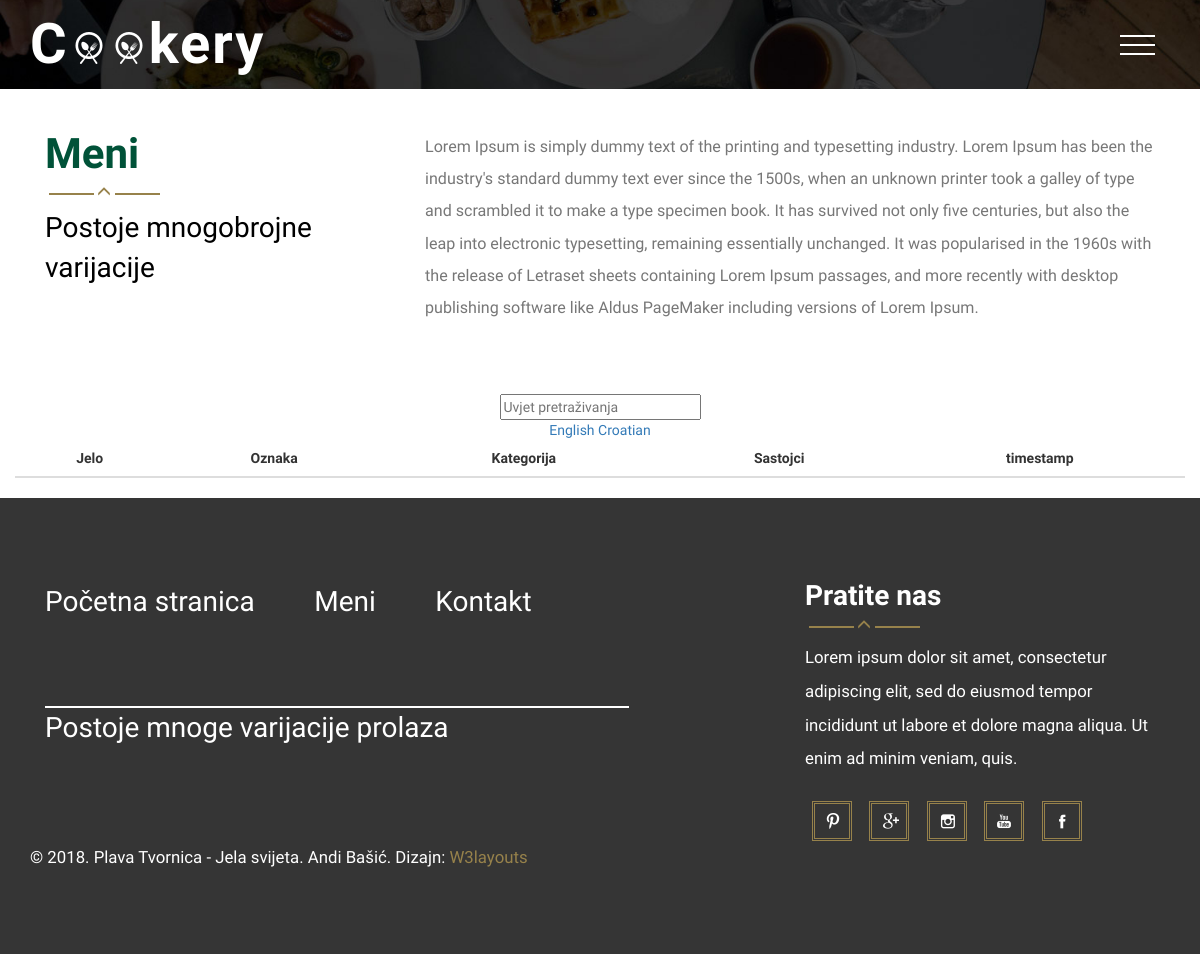
/menu.php?lang=hr, run on an earlier commit of the app's database.
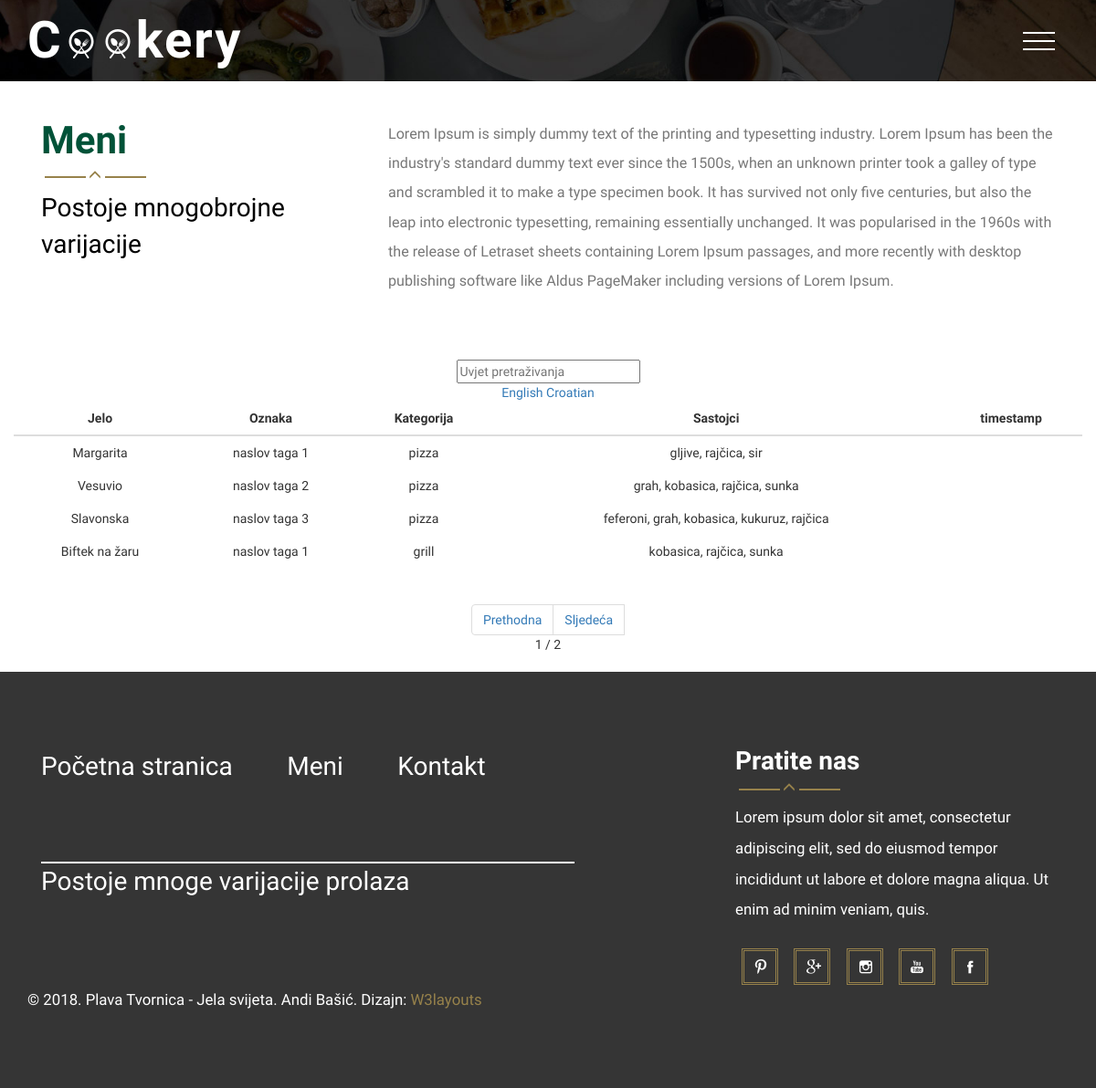
And on a later commit of the database.
### tables this page shows
create table jelo(
sifra int not null primary key auto_increment,
nazivJelo varchar(50) not null,
opis varchar(50),
cijena int,
tag int not null,
kategorija int null

);

create table tag(
sifra int not null primary key auto_increment,
nazivTag varchar(50) not null,
slug varchar(50) not null
);

create table kategorija(
sifra int not null primary key auto_increment,
nazivKategorija varchar(50) not null,
nazivKategorija_en varchar(50) not null,
slug varchar(50) not null
);

### lang/hr.php (called while the page is built)
<?php
$lang=array(
	'hello' => 'Hello',
	'home' => 'Početna stranica',
	'menu' => 'Meni',
	'contact' => 'Kontakt',
	'hello1' => 'Pozdrav i dobrodošli na Jela Svijeta',
	'about' => 'O nama',
	'variation' => 'Postoje mnogobrojne varijacije',
	'food' => 'Hrana',
	'follow' => 'Pratite nas',
	'variation1' => 'Postoje mnoge varijacije prolaza',
	'design' => 'Dizajn: ',
	'previous' => 'Prethodna',
	'next' => 'Sljedeća',
	'term' => 'Uvjet pretraživanja',
	'meal' => 'Jelo',
	'tag' => 'Oznaka',
	'category' => 'Kategorija',
	'ingredient' => 'Sastojci'
);
?>

### menu.php (the view, shortened to what this page needs)
<?php include_once 'konfiguracija.php';
$per_page = isset($_GET["per_page"]) ? $_GET["per_page"] : 4;
$page = isset($_GET["page"]) ? $_GET["page"] : 1;
$diff_time = isset($_GET["diff_time"]) ? $_GET["diff_time"] : 1525080845;
?>
<!DOCTYPE html>
<html>
<head>
  <?php include_once 'include/head.php'; ?>
</head>
<body>
  <?php include_once 'include/menu-menu.php'; ?>
  <?php include_once 'include/content-menu.php'; ?>
  <section class="head index-part-1">
    <div class="wow">
      <div class="container">
        <div class="row">
         <div class="font-1 helmet text-center">
           <form method="get">
            <input type="text" name="with"
            placeholder="<?php echo $lang['term'];?>"
            value="<?php echo isset($_GET["with"]) ? $_GET["with"] : "" ?>" />
          </form>
          <ul>
           <a href="?lang=en">English</a>
           <a href="?lang=hr">Croatian</a>
         </ul>
         <?php
         $with = "%" . (isset($_GET["with"]) ? $_GET["with"] : "") . "%";
         switch($_SESSION['lang']){
          case "hr":
          $izraz = $veza->prepare("
            select
            count(DISTINCT a.sifra)
            from jelo a
            inner join tag b on a.tag=b.sifra
            inner join kategorija c on a.kategorija=c.sifra
            inner join jelo_sastojak d on a.sifra=d.jelo
            inner join sastojak e on d.sastojak=e.sifra
            where concat(a.nazivJelo,b.nazivTag,c.nazivKategorija,e.nazivSastojak) like :with");
          $izraz->execute(array("with"=>$with));
          $ukupnoRedova = $izraz->fetchColumn();
          $ukupnoStranica = ceil($ukupnoRedova/$per_page);
          break;
        }
        ?>
        <div class="table-responsive">
          <table class="table">
            <thead>
              <tr>
                <th><?php echo $lang['meal'];?></th>
                <th><?php echo $lang['tag'];?></th>
                <th><?php echo $lang['category'];?></th>
                <th><?php echo $lang['ingredient'];?></th>
                <th><?php echo 'timestamp'?></th>
              </tr>
            </thead>
            <tbody>
              <?php
              switch($_SESSION['lang']){
                case "hr":
                $izraz = $veza->prepare("
                  select
                  a.sifra,
                  a.nazivJelo,
                  a.opis,
                  a.cijena,
                  a.vrijeme_kreiranja,
                  b.nazivTag,
                  c.nazivKategorija,
                  GROUP_CONCAT(DISTINCT e.nazivSastojak SEPARATOR ', ') as nazivSastojak
                  from jelo a
                  inner join tag b on a.tag=b.sifra
                  inner join kategorija c on a.kategorija=c.sifra
                  inner join jelo_sastojak d on a.sifra=d.jelo
                  inner join sastojak e on d.sastojak=e.sifra
                  where concat(a.nazivJelo,b.nazivTag,c.nazivKategorija,e.nazivSastojak) like :with
                  group by a.sifra, a.nazivJelo order by 1 limit :page, :per_page
                  ");
                $izraz->bindValue("page", $page * $per_page -  $per_page, PDO::PARAM_INT);
                $izraz->bindValue("per_page", $per_page, PDO::PARAM_INT);
                $izraz->bindParam("with", $with);
                $izraz->execute();
                $rezultati = $izraz->fetchAll(PDO::FETCH_OBJ);
                break;
              }
              ?>
              <?php
              foreach ($rezultati as $red):
               ?>
               <tr>
                <td><?php echo $red->nazivJelo; ?></td>
                <td><?php echo $red->nazivTag; ?></td>
                <td><?php echo $red->nazivKategorija; ?></td>
                <td><?php echo $red->nazivSastojak; ?></td>
                <td><?php echo $red->vrijeme_kreiranja; ?></td>
              </tr>
            <?php endforeach; ?>
          </tbody>
        </table>
        <?php
        if($ukupnoRedova>$per_page){
          include 'paginacija.php';
        }
        ?>
      </div>
    </div>
  </div>
</div>
</div>
</section>
<?php include_once 'include/footer.php'; ?>
</body>
</html>

### include/head.php (shortened to what this page needs)
<link href="css/bootstrap.css" rel="stylesheet" type="text/css" media="all" />
<link href="css/style.css" rel="stylesheet" type="text/css" media="all" />
<link href="css/styles.css" rel="stylesheet">
	<link rel="stylesheet" type="text/css" href="css/component.css" />
<link href="css/animate.min.css" rel="stylesheet">

### include/menu-menu.php (shortened to what this page needs)
<div class="header head">
	<div class="container">
		<div class="logo animated wow pulse" data-wow-duration="1000ms" data-wow-delay="500ms">
			<h1><a href="index.php"><span>C</span><img src="images/oo.png" alt=""><img src="images/oo.png" alt="">kery</a></h1>
		</div>
		<div class="nav-icon">
			<a href="#" class="navicon"></a>
		</div>
	<div class="clearfix"></div>
	</div></div>

### include/content-menu.php
<div class="menu">
	<div class="container">
		<div class="menu-top">
			<div class="col-md-4 menu-left animated wow fadeInLeft" data-wow-duration="1000ms" data-wow-delay="500ms">
				<h3><?php echo $lang['menu'];?></h3>
				<label><i class="glyphicon glyphicon-menu-up"></i></label>
				<span><?php echo $lang['variation'];?></span>
			</div>
			<div class="col-md-8 menu-right animated wow fadeInRight" data-wow-duration="1000ms" data-wow-delay="500ms">
				<p>Lorem Ipsum is simply dummy text of the printing and typesetting industry. Lorem Ipsum has been the industry's standard dummy text ever since the 1500s, when an unknown printer took a galley of type and scrambled it to make a type specimen book. It has survived not only five centuries, but also the leap into electronic typesetting, remaining essentially unchanged. It was popularised in the 1960s with the release of Letraset sheets containing Lorem Ipsum passages, and more recently with desktop publishing software like Aldus PageMaker including versions of Lorem Ipsum.</p>
			</div>
			<div class="clearfix"> </div>
		</div>
	</div>
</div>

### include/footer.php
<div class="footer">
		<div class="container">
			<div class="footer-head">
				<div class="col-md-8 footer-top animated wow fadeInRight" data-wow-duration="1000ms" data-wow-delay="500ms">
					<ul class=" in">
						<li><a href="index.php"><?php echo $lang['home'];?></a></li>
						<li><a  href="menu.php"><?php echo $lang['menu'];?></a></li>
						<li><a  href="contact.php"><?php echo $lang['contact'];?></a></li>
					</ul>
						<span><?php echo $lang['variation1'];?></span>
				</div>
				<div class="col-md-4 footer-bottom  animated wow fadeInLeft" data-wow-duration="1000ms" data-wow-delay="500ms">
					<h2><?php echo $lang['follow'];?></h2>
					<label><i class="glyphicon glyphicon-menu-up"></i></label>
					<p>Lorem ipsum dolor sit amet, consectetur adipiscing elit, sed do eiusmod tempor incididunt ut labore et dolore magna aliqua. Ut enim ad minim veniam, quis.</p>
					<ul class="social-ic">
						<li><a href="#"><i></i></a></li>
						<li><a href="#"><i class="ic"></i></a></li>
						<li><a href="#"><i class="ic1"></i></a></li>
						<li><a href="#"><i class="ic2"></i></a></li>
						<li><a href="#"><i class="ic3"></i></a></li>
					</ul>
				</div>
			<div class="clearfix"> </div>
			</div>
			<p class="footer-class animated wow bounce" data-wow-duration="1000ms" data-wow-delay="500ms">&copy; 2018. Plava Tvornica - Jela svijeta. Andi Bašić. <?php echo $lang['design'];?> <a href="http://w3layouts.com/" target="_blank">W3layouts</a> </p>
		</div>
	</div>

### paginacija.php (shortened to what this page needs)
<ul class="pagination text-center">
  <li class="pagination-previous"><a href="?per_page=<?php echo $per_page;?>&page=<?php echo $page - 1; ?>&with=<?php echo isset($_GET["with"]) ? $_GET["with"] : "" ?>&diff_time=<?php echo $diff_time;?>"><?php echo $lang['previous'];?></a></li>
  <li class="pagination-next"><a href="?per_page=<?php echo $per_page;?>&page=<?php echo $page + 1; ?>&with=<?php echo isset($_GET["with"]) ? $_GET["with"] : "" ?>&diff_time=<?php echo $diff_time;?>"><?php echo $lang['next'];?></a></li><br>
     <li><?php echo $page ?> / <?php echo $ukupnoStranica; ?></li>
</ul>

### css/style.css (style rules this page uses)
body { background:#fff; font-family: 'Open Sans Condensed', sans-serif; }
body a { transition: 0.5s all; -webkit-transition: 0.5s all; -o-transition: 0.5s all; -moz-transition: 0.5s all; -ms-transition: 0.5s all; }
ul { padding: 0; margin: 0; }
h1,h2,h3,h4,h5,h6,label,p { margin:0; }
.logo { float:left; }
.logo h1 { font-family: 'Raleway', sans-serif; font-size: 4em; font-weight: 700; letter-spacing: 2px; }
.logo a { color: #fff; text-decoration:none; }
.logo a img { margin: 0px 4px; }
.nav-icon { float: right; margin-top: 1.5em; }
.header { background:url(../images/2.jpg) no-repeat left; width:100%; background-size:cover; min-height:750px; display:block; padding-top: 1em; }
.head { min-height:89px; }
.footer { background-color: #353535; padding: 6em 0; }
ul.in li { display:inline-block; }
ul.in li a { color: #FFFFFF; font-size: 2em; text-decoration: none; padding: 0 2em 0 0; display: block; }
.footer-top span { font-size: 2em; color: #fff; font-family: 'Raleway', sans-serif; border-top: 2px solid #fff; width: 80%; display: block; margin: 3em 0; }
p.footer-class { font-size: 1.2em; color: #fff; }
p.footer-class a { text-decoration:none; color:#97824B; }
.footer-bottom h2 { font-size: 2em; color: #fff; font-family: 'Raleway', sans-serif; font-weight: 700; line-height: 1em; }
.footer-bottom p { font-size:1.2em; color:#fff; margin-bottom: 1.5em; line-height:2em; }
.footer-bottom label { display: block; margin: 0.4em 0; }
.footer-bottom label:before, .footer-bottom label:after { width: 45px; height: 2px; display: inline-block; vertical-align: middle; content: ""; margin: 0 1%; background-color: #97824b; }
.footer-bottom i { font-size: 1em; color: #97824b; }
.social-ic li { display:inline-block; }
.social-ic li a i { width: 40px; height: 40px; display: block; background: url(../images/img-sprite.png)no-repeat 0px 2px; margin: 0 0.5em; transition: 0.5s all; -webkit-transition: 0.5s all; -o-transition: 0.5s all; -moz-transition: 0.5s all; -ms-transition: 0.5s all; border:3px double #97824b; }
.social-ic li a i.ic { background: url(../images/img-sprite.png)no-repeat -75px 2px; }
.social-ic li a i.ic1 { background: url(../images/img-sprite.png)no-repeat -145px 2px; }
.social-ic li a i.ic2 { background: url(../images/img-sprite.png)no-repeat -229px 2px; }
.social-ic li a i.ic3 { background: url(../images/img-sprite.png)no-repeat -305px 2px; }
.menu-top { padding: 0em 0 2em; }
.menu-left h3 { font-size:3em; color: #005238; font-family: 'Raleway', sans-serif; font-weight:700; }
.menu-left span { font-size:2em; color:#000; }
.menu-right p { font-size:1.15em; color:#777; line-height: 2em; }
.menu-left label { display: block; margin: 0.4em 0; }
.menu-left label:before,.menu-left label:after { width: 45px; height: 2px; display: inline-block; vertical-align: middle; content: ""; margin: 0 1%; background-color: #97824b; }
.menu-left i { font-size:1em; color:#97824b; }
.menu { padding: 3em 0; }
.table > thead > tr > th, .table > tbody > tr > th, .table > tfoot > tr > th, .table > thead > tr > td, .table > tbody > tr > td, .table > tfoot > tr > td { padding: 8px; line-height: 1.42857143; vertical-align: top; border-top: none; }

### css/styles.css (style rules this page uses)
body { background:#fff; font-family: 'Open Sans Condensed', sans-serif; }
.navicon { background: transparent; position: relative; height: 30px; display: inline-block; z-index: 99; -webkit-transition: linear 0.5s all; transition: linear 0.5s all; width:50px; }
.navicon:before, .navicon:after { background: #fff; -webkit-backface-visibility: hidden; backface-visibility: hidden; content: ""; height: 2px; left: 0; -webkit-transition: 0.8s ease; transition: 0.8s ease; width: 35px; }
.navicon:before { box-shadow: #fff 0 9px 0 0; position: absolute; top: 0; }
.navicon:after { position: absolute; top: 18px; }

### menu.php (style rules this page uses)
body > section > div > div > div > div > div > table > thead > tr > th:nth-child(1), body > section > div > div > div > div > div > table > thead > tr > th:nth-child(2), body > section > div > div > div > div > div > table > thead > tr > th:nth-child(3), body > section > div > div > div > div > div > table > thead > tr > th:nth-child(4), body > section > div > div > div > div > div > table > thead > tr > th:nth-child(5) { text-align: center; }

What changed in the data, as far as the page shows it:
now on this page (row edited): jelo: nazivJelo "Margarita", tag.nazivTag "naslov taga 1", kategorija.nazivKategorija "pizza", nazivSastojak "gljive, rajčica, sir"
now on this page (row edited): jelo: nazivJelo "Vesuvio", tag.nazivTag "naslov taga 2", kategorija.nazivKategorija "pizza", nazivSastojak "grah, kobasica, rajčica, sunka"
now on this page (row edited): jelo: nazivJelo "Slavonska", tag.nazivTag "naslov taga 3", kategorija.nazivKategorija "pizza", nazivSastojak "feferoni, grah, kobasica, kukuruz, rajčica"
now on this page (row edited): jelo: nazivJelo "Biftek na žaru", tag.nazivTag "naslov taga 1", kategorija.nazivKategorija "grill", nazivSastojak "kobasica, rajčica, sunka"
Also different on the page:
$lang['previous']: (not shown) → "Prethodna"
$lang['next']: (not shown) → "Sljedeća"
$page: (not shown) → "1"
$ukupnoStranica: (not shown) → "2"
